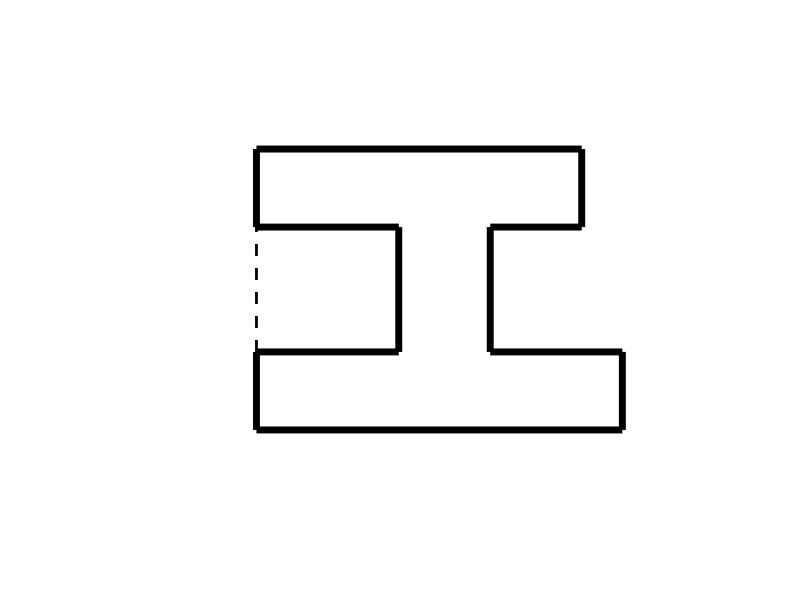

Source code (MATLAB): (Note: this script raises an error after producing the figure.)
%Modified by Roshinee Aloysius 23/07/14
%Plotting the beam

W=randi([30,50]);
plot([0,W],[0,0],'Color','black','linewidth',5);

hold on

l1=randi([10,20]);
plot([0,0],[0,l1],'Color','black','linewidth',5);

plot([W,W],[0,l1],'Color','black','linewidth',5);

w=randi([7,12]);
a=randi([10,15]);
b=a+w;
plot([0,a],[l1,l1],'Color','black','linewidth',5);
plot([b,W],[l1,l1],'Color','black','linewidth',5);

l2=randi([20,30]);
plot([a,a],[l1,(l1+l2)],'Color','black','linewidth',5);
plot([b,b],[l1,(l1+l2)],'Color','black','linewidth',5);

w1=randi([b,W]);

plot([0,a],[(l1+l2),(l1+l2)],'Color','black','linewidth',5);
plot([b,w1],[(l1+l2),(l1+l2)],'Color','black','linewidth',5);

L=(2*l1)+l2;

plot([0,0],[(l1+l2),L],'Color','black','linewidth',5);
plot([w1,w1],[(l1+l2),L],'Color','black','linewidth',5);

plot([0,w1],[L,L],'Color','black','linewidth',5);

axis([-15 (W+10) -20 (L+20)])
axis off

plot([0,0],[l1,(l1+l2)], 'LineStyle','--','Color','black','linewidth',2);

%labelling the beam

arrow([(W/2),-5],[W,-5],'linewidth',2);
arrow([(W/2),-5],[0,-5],'linewidth',2);

arrow([-5,(L/2)],[-5,L],'linewidth',2);
arrow([-5,(L/2)],[-5,0],'linewidth',2);

arrow([(a-2.5),(L/2)],[(a-2.5),(l1+l2)],'linewidth',2);
arrow([(a-2.5),(L/2)],[(a-2.5),l1],'linewidth',2);

arrow([(a+(w/2)),(l1+2.5)],[a,(l1+2.5)],'linewidth',2);
arrow([(a+(w/2)),(l1+2.5)],[b,(l1+2.5)],'linewidth',2);

arrow([(b+((W-b)/2)),(l1+2.5)],[W,(l1+2.5)],'linewidth',2);
arrow([(b+((W-b)/2)),(l1+2.5)],[b,(l1+2.5)],'linewidth',2);

arrow([(w1/2),(L+5)],[0,(L+5)],'linewidth',2);
arrow([(w1/2),(L+5)],[w1,(L+5)],'linewidth',2);

Wlabel=strcat(num2str(W),'mm');
Llabel=strcat(num2str(L),'mm');
wlabel=strcat(num2str(w),'mm');
llabel=strcat(num2str(l2),'mm');
w1label=strcat(num2str(w1),'mm');
w2label=strcat(num2str(W-b),'mm');
l1label=strcat('a');
l3label=strcat('a');


text((W/2.5),-10,Wlabel,'fontsize',12,'fontweight','bold');
text(-15,(L/2),Llabel,'fontsize',12,'fontweight','bold');
text((a+(b-a)/4),(l1-2.5),wlabel,'fontsize',12,'fontweight','bold');
text((a-10),(L/2),llabel,'fontsize',12,'fontweight','bold');
text((w1/2.5),(L+10),w1label,'fontsize',12,'fontweight','bold');
text((b+(W-b)/4),(l1+7.5),w2label,'fontsize',12,'fontweight','bold');
text((W+2.5),(l1/2),l1label,'fontsize',12,'fontweight','bold');
text(-2.5,(l1+l2+l1/2),l1label,'fontsize',12,'fontweight','bold');

hold off
